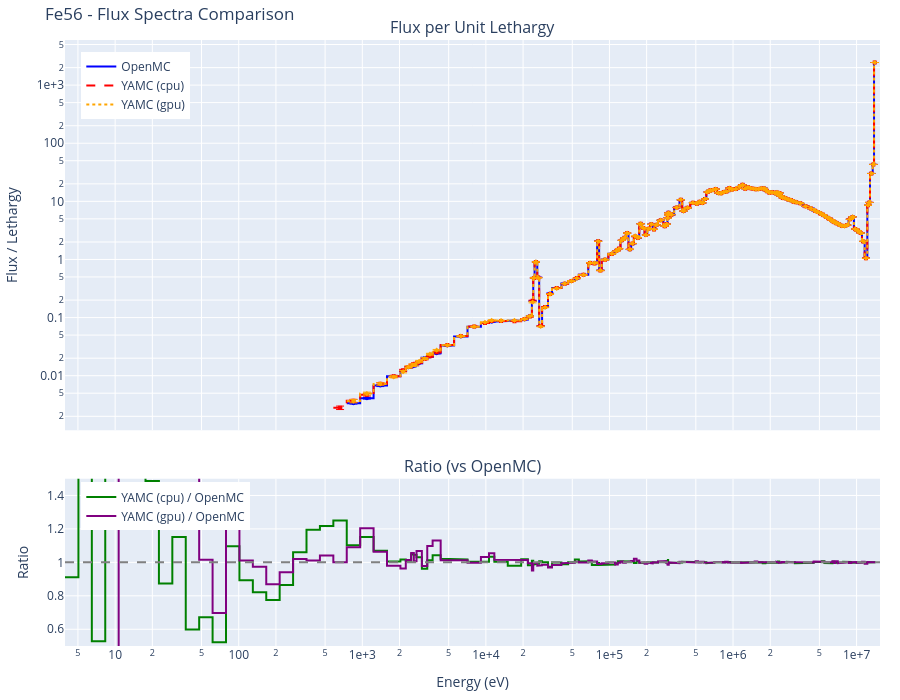

Here is the notebook cell this chart was saved with:
### Markdown cell above
## Results by Nuclide

Below are the comparison results for each nuclide. Each section includes:

- Interactive flux spectra plot (log-log scale)
- YAMC/OpenMC ratio plot with uncertainty band
- Tally comparison table sorted by relative difference
- Performance comparison (particles/second)

### Code cell
# Display results for each nuclide
for nuclide, results in all_results.items():
    openmc_results = results.get('openmc')  # may be None when openmc-cpu not in MC_BACKENDS

    # Collect available YAMC backends in the order the user requested
    yamc_results_by_backend = {}
    for compute in COMPUTES:
        yres = results.get(f'yamc-{compute}')
        if yres is not None:
            yamc_results_by_backend[compute] = yres

    display(Markdown(f"## {nuclide}"))

    # Performance line - one entry per code/backend that ran
    perf_parts = []
    if openmc_results is not None:
        perf_parts.append(f"OpenMC: {openmc_results['particles/s']:,.0f} particles/s")
    for compute, yres in yamc_results_by_backend.items():
        perf_parts.append(f"YAMC ({compute}): {yres['particles/s']:,.0f} particles/s")
    display(Markdown(f"**Performance:** " + " | ".join(perf_parts)))

    # Combined flux spectra plot
    fig = create_comparison_plot(openmc_results, yamc_results_by_backend)
    fig.update_layout(title=f"{nuclide} - Flux Spectra Comparison")
    fig.show()

    # Spectral agreement: each yamc backend vs the reference (openmc when
    # present, else the first yamc backend).
    if openmc_results is not None:
        ref_label = 'OpenMC'
        ref_results = openmc_results
        comparisons = list(yamc_results_by_backend.items())
    elif len(yamc_results_by_backend) >= 2:
        backends = list(yamc_results_by_backend)
        ref_label = f'YAMC ({backends[0]})'
        ref_results = yamc_results_by_backend[backends[0]]
        comparisons = [(b, yamc_results_by_backend[b]) for b in backends[1:]]
    else:
        comparisons = []

    for compute, yres in comparisons:
        heading = (
            f"#### Spectral Agreement (YAMC {compute} vs {ref_label})"
            if len(comparisons) > 1 or openmc_results is None
            else "#### Spectral Agreement"
        )
        display(Markdown(heading))
        stats = calculate_spectral_agreement(ref_results, yres)
        display(create_agreement_table(stats).style.hide(axis='index'))

    # Combined tally table
    display(Markdown("#### Tally Comparison"))
    table = create_tally_table(openmc_results, yamc_results_by_backend)
    display(table.style.hide(axis='index'))

    print()  # spacing

### Figure 1 — Plotly figure (JSON) as saved in the notebook; plotly's stock layout.template omitted (floating-point values rounded to 4 significant figures; data arrays with more than 128 entries replaced by an {"elided": "..."} marker saying what was removed)
{"data": [{"legend": "legend", "line": {"color": "blue", "width": 2}, "mode": "lines", "name": "OpenMC", "showlegend": true, "type": "scatter", "x": {"elided": "350 float values"}, "xaxis": "x", "y": {"elided": "350 float values"}, "yaxis": "y"}, {"error_y": {"array": {"elided": "175 float values"}, "color": "blue", "thickness": 1, "type": "data", "visible": true}, "marker": {"color": "blue", "size": 4, "symbol": "circle"}, "mode": "markers", "name": "OpenMC error", "showlegend": false, "type": "scatter", "x": {"elided": "175 float values"}, "xaxis": "x", "y": {"elided": "175 float values"}, "yaxis": "y"}, {"legend": "legend", "line": {"color": "red", "dash": "dash", "width": 2}, "mode": "lines", "name": "YAMC (cpu)", "showlegend": true, "type": "scatter", "x": {"elided": "350 float values"}, "xaxis": "x", "y": {"elided": "350 float values"}, "yaxis": "y"}, {"error_y": {"array": {"elided": "175 float values"}, "color": "red", "thickness": 1, "type": "data", "visible": true}, "marker": {"color": "red", "size": 4, "symbol": "square"}, "mode": "markers", "name": "YAMC (cpu) error", "showlegend": false, "type": "scatter", "x": {"elided": "175 float values"}, "xaxis": "x", "y": {"elided": "175 float values"}, "yaxis": "y"}, {"legend": "legend", "line": {"color": "orange", "dash": "dot", "width": 2}, "mode": "lines", "name": "YAMC (gpu)", "showlegend": true, "type": "scatter", "x": {"elided": "350 float values"}, "xaxis": "x", "y": {"elided": "350 float values"}, "yaxis": "y"}, {"error_y": {"array": {"elided": "175 float values"}, "color": "orange", "thickness": 1, "type": "data", "visible": true}, "marker": {"color": "orange", "size": 4, "symbol": "diamond"}, "mode": "markers", "name": "YAMC (gpu) error", "showlegend": false, "type": "scatter", "x": {"elided": "175 float values"}, "xaxis": "x", "y": {"elided": "175 float values"}, "yaxis": "y"}, {"legend": "legend2", "line": {"color": "green", "width": 2}, "mode": "lines", "name": "YAMC (cpu) / OpenMC", "showlegend": true, "type": "scatter", "x": {"elided": "350 float values"}, "xaxis": "x2", "y": {"elided": "350 float values"}, "yaxis": "y2"}, {"legend": "legend2", "line": {"color": "purple", "width": 2}, "mode": "lines", "name": "YAMC (gpu) / OpenMC", "showlegend": true, "type": "scatter", "x": {"elided": "350 float values"}, "xaxis": "x2", "y": {"elided": "350 float values"}, "yaxis": "y2"}], "layout": {"annotations": [{"font": {"size": 16}, "showarrow": false, "text": "Flux per Unit Lethargy", "x": 0.5, "xanchor": "center", "xref": "paper", "y": 1.0, "yanchor": "bottom", "yref": "paper"}, {"font": {"size": 16}, "showarrow": false, "text": "Ratio (vs OpenMC)", "x": 0.5, "xanchor": "center", "xref": "paper", "y": 0.276, "yanchor": "bottom", "yref": "paper"}], "height": 700, "legend": {"x": 0.02, "xanchor": "left", "y": 0.98, "yanchor": "top"}, "legend2": {"x": 0.02, "xanchor": "left", "y": 0.27, "yanchor": "top"}, "margin": {"b": 40, "l": 60, "r": 20, "t": 40}, "shapes": [{"line": {"color": "gray", "dash": "dash"}, "type": "line", "x0": 0, "x1": 1, "xref": "x2 domain", "y0": 1.0, "y1": 1.0, "yref": "y2"}], "title": {"text": "Fe56 - Flux Spectra Comparison"}, "xaxis": {"anchor": "y", "domain": [0.0, 1.0], "exponentformat": "e", "matches": "x2", "range": [0.5942, 7.189], "showticklabels": false, "type": "log"}, "xaxis2": {"anchor": "y2", "domain": [0.0, 1.0], "exponentformat": "e", "range": [0.5942, 7.189], "title": {"text": "Energy (eV)"}, "type": "log"}, "yaxis": {"anchor": "x", "domain": [0.356, 1.0], "exponentformat": "e", "title": {"text": "Flux / Lethargy"}, "type": "log"}, "yaxis2": {"anchor": "x2", "domain": [0.0, 0.276], "range": [0.5, 1.5], "title": {"text": "Ratio"}}}}
